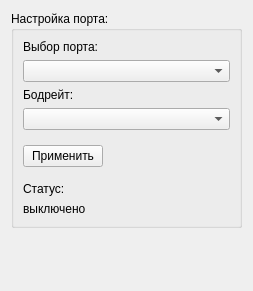
<?xml version="1.0" encoding="UTF-8"?>
<ui version="4.0">
 <class>ComPortSettingsWgt</class>
 <widget class="QWidget" name="ComPortSettingsWgt">
  <property name="geometry">
   <rect>
    <x>0</x>
    <y>0</y>
    <width>253</width>
    <height>291</height>
   </rect>
  </property>
  <property name="minimumSize">
   <size>
    <width>240</width>
    <height>100</height>
   </size>
  </property>
  <property name="windowTitle">
   <string>Form</string>
  </property>
  <layout class="QVBoxLayout" name="verticalLayout_2">
   <item>
    <widget class="QGroupBox" name="groupBox">
     <property name="title">
      <string>Настройка порта:</string>
     </property>
     <layout class="QVBoxLayout" name="verticalLayout">
      <item>
       <widget class="QLabel" name="comPort_label">
        <property name="text">
         <string>Выбор порта:</string>
        </property>
       </widget>
      </item>
      <item>
       <widget class="QComboBox" name="comPort_comboBox"/>
      </item>
      <item>
       <widget class="QLabel" name="baudRate_label">
        <property name="text">
         <string>Бодрейт:</string>
        </property>
       </widget>
      </item>
      <item>
       <widget class="QComboBox" name="baudRate_comboBox"/>
      </item>
      <item>
       <widget class="QFrame" name="frame">
        <property name="frameShape">
         <enum>QFrame::NoFrame</enum>
        </property>
        <property name="frameShadow">
         <enum>QFrame::Raised</enum>
        </property>
        <layout class="QHBoxLayout" name="horizontalLayout">
         <property name="leftMargin">
          <number>0</number>
         </property>
         <item>
          <widget class="QPushButton" name="saveSettings_pushButton">
           <property name="text">
            <string>Применить</string>
           </property>
          </widget>
         </item>
         <item>
          <spacer name="horizontalSpacer">
           <property name="orientation">
            <enum>Qt::Horizontal</enum>
           </property>
           <property name="sizeHint" stdset="0">
            <size>
             <width>40</width>
             <height>20</height>
            </size>
           </property>
          </spacer>
         </item>
        </layout>
       </widget>
      </item>
      <item>
       <widget class="QLabel" name="label">
        <property name="text">
         <string>Статус:</string>
        </property>
       </widget>
      </item>
      <item>
       <widget class="QLabel" name="current_state_label">
        <property name="text">
         <string>выключено</string>
        </property>
       </widget>
      </item>
     </layout>
    </widget>
   </item>
   <item>
    <spacer name="verticalSpacer">
     <property name="orientation">
      <enum>Qt::Vertical</enum>
     </property>
     <property name="sizeHint" stdset="0">
      <size>
       <width>20</width>
       <height>40</height>
      </size>
     </property>
    </spacer>
   </item>
  </layout>
 </widget>
 <resources/>
 <connections/>
</ui>
